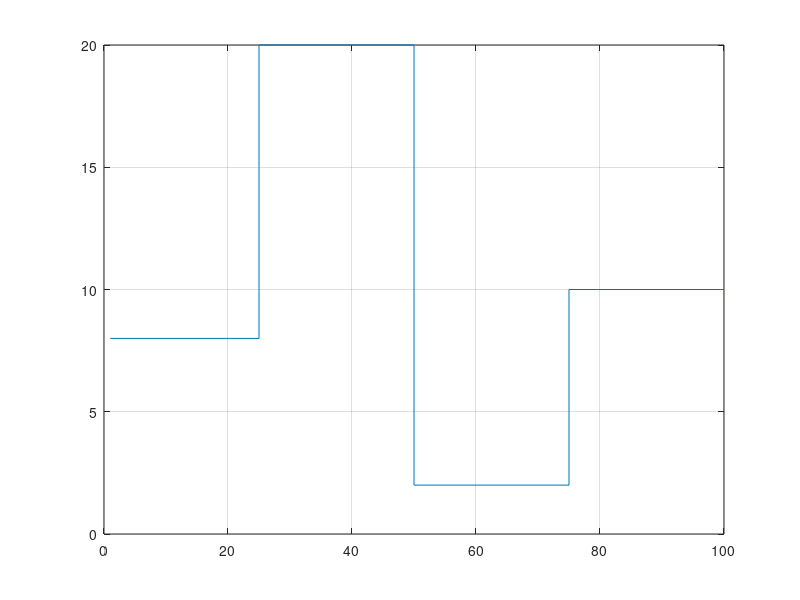

Here is the MATLAB script that generated this plot: (Note: this script raises an error after producing the figure.)
%%%%%%%%%%%%%%%%%%%%%%%%%%%%%%%%%%%%%%%%%%%%%%%%%%%%%%%%%%%%%%%%%%
%
% Name: Step_increasing_epochs
% 
% Objective:
%
% Input/Output Parameters:
%
% Obs: This matlab routine will generate random data with multiple step
% distribution and subsequently train a Self-Organizing Map 
% and further generate plots of SOM outputs vs the increasing of training
% epochs
%
% V1.0 - Moreira Bastos, Jun 2021
%%%%%%%%%%%%%%%%%%%%%%%%%%%%%%%%%%%%%%%%%%%%%%%%%%%%%%%%%%%%%%%%%

    % Initialize all variables %
z1=200;
z2=500;
z3=50;
z4=250;

bins=100;
neurons=1000;
initialradius=neurons/5;
finalradius=0;
limite1=25;
limite2=50;
limite3=75;
limite4=100;

    
    for i=1:500
%% Generate the data

epochs=i;

randomdata1=rand(z1,1)*limite1; %Generate data in the first zone

randomdata2=(rand(z2,1)*25+limite1); %Generate data in the second zone

randomdata3=(rand(z3,1)*25+limite2); %Generate data in the third zone

randomdata4=(rand(z4,1)*25+limite3); %Generate data in the fourth zone

dados=[randomdata1;randomdata2;randomdata3;randomdata4]; %Put all data in one matrix

qtd=zeros(bins,1); %initialize a variable to store the quantity of data in each bin

for x=1:length(dados)
    qtd(ceil(dados(x))) = qtd(ceil(dados(x)))+1;
end

dens=[z1/25 z2/25 z3/25 z4/25]; % copy the density of input data in each bin to a variable
verticd=[z1/25 z1/25 z2/25 z2/25 z3/25 z3/25 z4/25 z4/25];
horizd=[1 25 25 50 50 75 75 100];
plot(horizd,verticd); %PLOT the density values in each zone
grid on, hold on;

%% TRAINING THE SOM %  

%sMap = som_randinit(dados,'munits',neuronios); %Initialize randomly the SOM Map
sMap = som_lininit(dados,'munits',neurons,'shape','toroid'); % %Initialize linearly the SOM Map

sMap2= som_batchtrain(sMap,dados,'radius_ini',initialradius,'radius_fin',finalradius,'trainlen',epochs,'shape','toroid'); %TRAINING THE SOM

SOM_data= sMap2.codebook; %Copy the neurons to SOM_data

qtdn=zeros(bins,1); %initialize a variable to store the quantity of neurons in each bin

for x=1:length(sMap2.codebook)
    argument=ceil(SOM_data(x));
    if argument==0
        argument=1; %A condition to avoid the error when argument equals zero
    end
    qtdn(argument) = qtdn(argument)+1;    
end

densn=[sum(qtdn(1:25))/25 sum(qtdn(26:50))/25 sum(qtdn(51:75))/25 sum(qtdn(76:100))/25];
verticn=[sum(qtdn(1:25))/25 sum(qtdn(1:25))/25 sum(qtdn(26:50))/25 sum(qtdn(26:50))/25 sum(qtdn(51:75))/25 sum(qtdn(51:75))/25 sum(qtdn(76:100))/25 sum(qtdn(76:100))/25];
horizn=[1 25 25 50 50 75 75 100];
plot(horizn,verticn);

save(sprintf('increasing_epochs%d',i));

end


